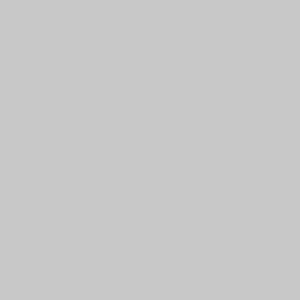
Frame 1 (no input)
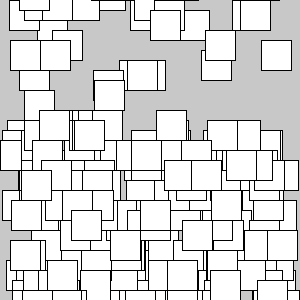
Frame 60 (the mouse pressed at the canvas centre just before this capture)
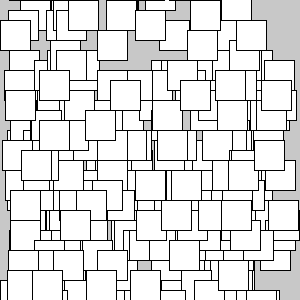
Frame 120 (the mouse held since frame 60 and released just before this capture)

The Processing sketch that drew these frames (run headless with seeded random() and noise(); from frame 60 on, the mouse is pressed at the canvas centre):

// Processing sketch: sketch_231115a
// ── sketch_231115a.pde
/* int ox1; // 1個目　// 障害物の左上端のx座標 (ox: object_x)
int oy1; // 障害物の左上端のy座標 (oy: object_y)
int t1; // 開始からの時間（フレーム） = 障害物の落下時間
int oWait1; // 待機時間
int ox2; //　2個目
int oy2; 
int t2;
int oWait2; // 待機時間
int ox3; //　2個目
int oy3;
int t3; */

//1次元配列で変数をまとめる
//配列の大きさが固定であれば、数値で指定もOK
//int [] ox = new int[3]
int n0bj = 500; //落下する障害物の和
int [] ox = new int[n0bj];
int [] oy = new int[n0bj];
int [] t = new int[n0bj]; //障害物の落下時間
int [] oWait = new int[n0bj]; //障害物ぼ落下タイミング調整用

// あとで変更する可能性がある変数はパラメータ化しておくと便利．
int speed = 10; // 落下速度 = フレームレート
int ow = 30; // 障害物の幅
int oh = 30; // 障害物の高さ

/* void setup() {
  size(300, 300);
  t1=0; // 1個目
  ox1=int(random(width-ow)); // windowの幅の中に障害物が入る範囲
  oWait1=int(random(10,50));
  t2=0; // 2個目
  ox2=int(random(width-ow));
  oWait2=int(random(10,50));
  t3=0; // 3個目
  ox3=int(random(width-ow));
  oWait3=int(random(10,50));
  frameRate(speed);
} */

void setup(){
  size(300,300);
  //障害物の個数分だけ初期化
  for(int i=0;i<n0bj;i++){
    t[i]=0;
    ox[i]=int(random(width-ow)); // windowの幅の中に障害物が入る範囲
    oWait[i]=int(random(10,50)); //障害物落下の待機時間
  }
  frameRate(speed);
}

/* void draw() {
  background(200, 200, 200);
  t1 = t1+1; // 1個目
  oy1 = speed*t1; // 落下速度*開始からの時間 = 時刻tでの障害物の高さ
  t2 = t2+1; // 2個目
  oy2 = speed*t2;
  t3 = t3+1; // 2個目
  oy3 = speed*t3;

  // oyの値が障害物の上部の高さと等しいので，windowの高さを超えたらtとoxを初期化する．
  // 1個目
  if (oy1 > height) {
    t1 = 0;
    ox1=int(random(width-ow)); // windowの幅の中に障害物が入る範囲
    //再度、待機時間を乱数で初期化
     oWait1 = int(random(10,50));
  }
  rect(ox1, oy1, ow, oh);
  println(oy1);
  
   // 2個目
  if (oy2 > height) {
    t2 = 0;
    ox2=int(random(width-ow));
    oWait2 = int(random(10,50));
  }
  rect(ox2, oy2, ow, oh);
  println(oy2);
  
   // 3個目
  if (oy3 > height) {
    t3= 0;
    ox3=int(random(width-ow));
    oWait3 = int(random(10,50));
  }
  rect(ox3, oy3, ow, oh);
  println(oy3);
} */

void draw() {
  background(200, 200, 200);
  for(int i=0;i<n0bj;i++){
  t[i] = t[i]+1; // 1個目
  oy[i] = speed*(t[i]-oWait[i]); // 落下速度*(開始からの時間-待機時間) = 時刻tでの障害物の高さ
  if (oy[i] > height) {
    t[i] = 0;
    ox[i]=int(random(width-ow)); // windowの幅の中に障害物が入る範囲
    oWait[i] = int(random(10,50)); //障害物落下の待機時間
    }
    rect(ox[i], oy[i], ow, oh);
  }
  println(oy[0], oy[1], oy[2]);
}
